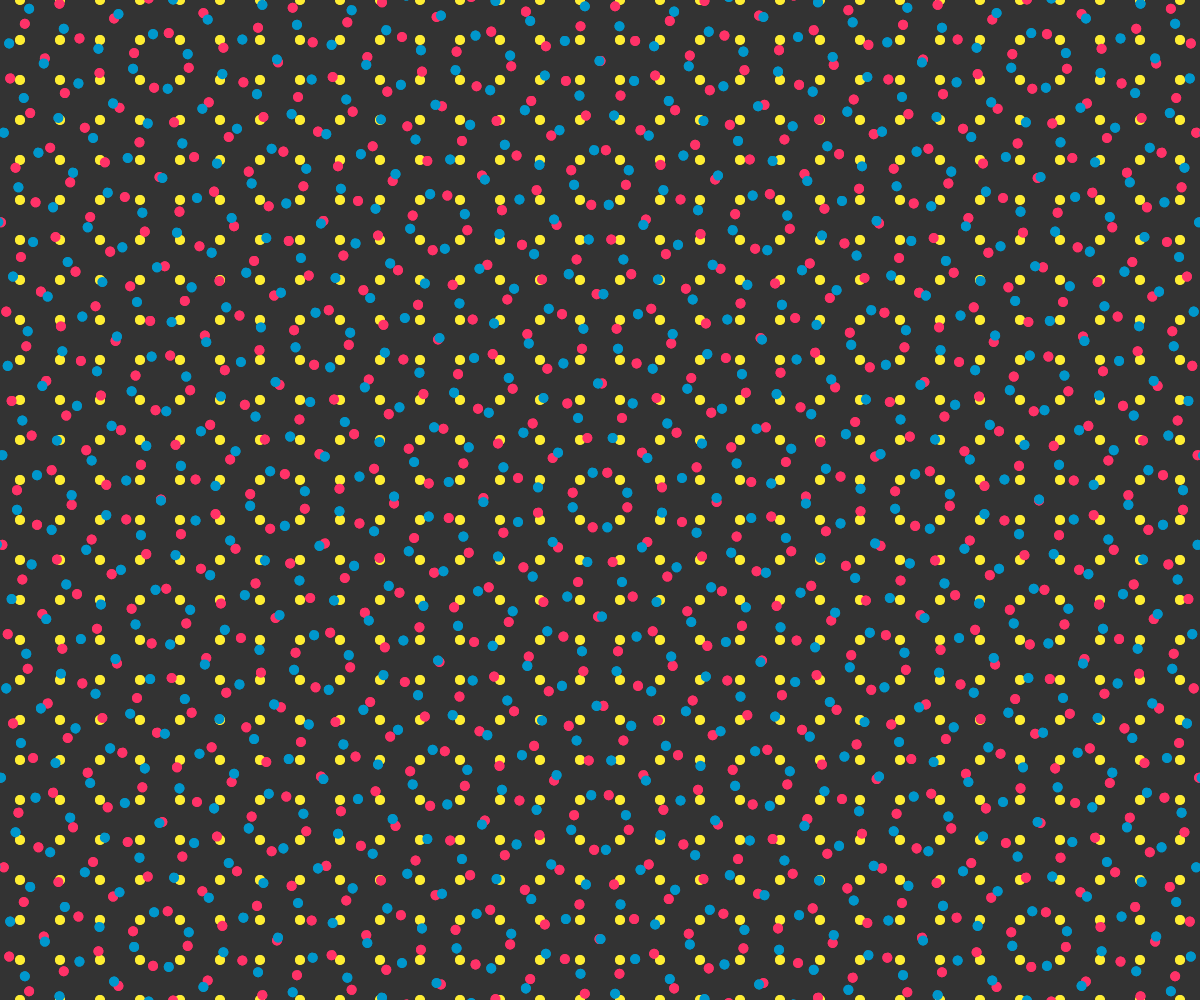
Frame 1 (no input)
Frame 60 (no input): identical to frame 1, image omitted
Frame 120 (the mouse pressed at the canvas centre since frame 60): identical to frame 1, image omitted

The p5.js sketch that drew this single still picture (run headless with seeded random() and noise() and a simulated clock; from frame 60 on, the mouse is pressed at the canvas centre):

// p5.js sketch
// ── sketch.js
let colors=[];
function setup() {
  createCanvas(windowWidth, windowHeight);
  colors=['#FEED33','#FF3268','#0097CC'];
  background(51);

  noStroke();
  translate(width/2,height/2);
  let minim=-height-300,
      maxim=height+300,
      ratio=40,
      radius=10,
      angleDer=60;
  for(let k=0;k<int(360/angleDer);k++){
  for(let i=minim;i<=maxim;i+=ratio)
    for(let j=minim;j<=maxim;j+=ratio){
    fill(colors[k%3]);
    ellipse(i,j,radius,radius);
    }
  rotate(radians(angleDer));
  }
}

function draw() {}
